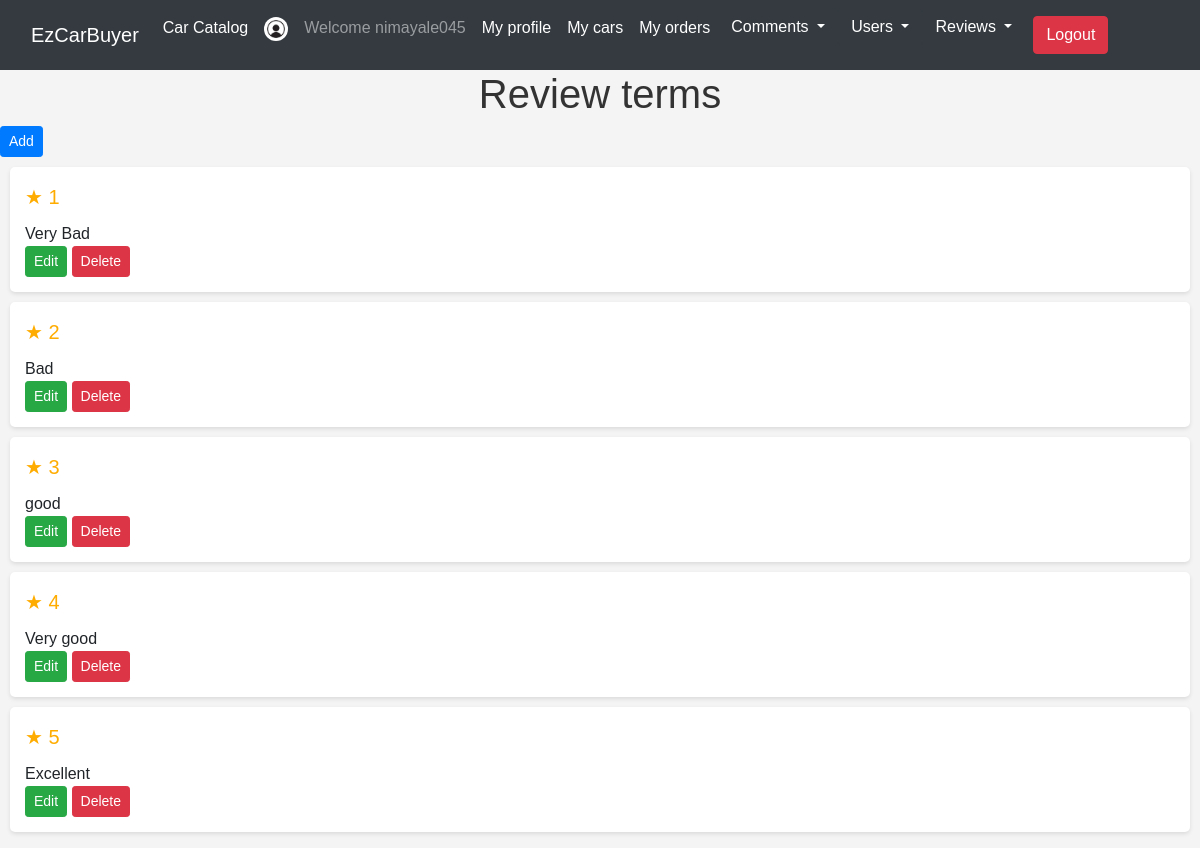
Page /review/index (signed in) on the committed database.
### tables this page shows
CREATE TABLE `review` (
  `id` int(11) NOT NULL,
  `stars` int(2) NOT NULL,
  `term` varchar(50) NOT NULL
);

### Model/Review.php (called while the page is built, shortened)
<?php
class Review extends Model{
public function view(){
    $sql = "SELECT * FROM review ORDER BY stars asc";
    $stmt = self::$_conn->prepare($sql);
    $stmt->execute([]);
    $stmt->setFetchMode(PDO::FETCH_CLASS,'Review');
    return $stmt->fetchAll();
}
}
?>

### dbConn.php (called while the page is built)
<?php
class Model{
    protected static $_conn = null;
    public function __construct(){
        if(self::$_conn == null){
            $host = 'localhost';
            $dbname = 'db_project';
            $user = 'root';
            $password = '';
            self::$_conn = new PDO("mysql:host=$host;dbname=$dbname",$user,$password);
        }
    }
}
?>

### View/review/index.php (the view, shortened to what this page needs)
<!DOCTYPE html>
<html lang="en">
<head>
    <?php
        include 'View/includes/style.php';
    ?>
</head>
<body>
<?php
include 'View/includes/header.php';
?>
    <h1>Review terms</h1>
    <?php
    if(isset($_SESSION['username']) && $_SESSION['right'] == "Admin"){
        ?><a href="/review/insert" class="btn btn-primary btn-sm">Add</a><?php
    }
    ?>
    <div class="list">
    <ul>
        <?php foreach ($data['review'] as $rev): ?>
            <li>
                <p class="stars">&#9733; <?=$rev->stars?></p>
                <p><?=$rev->term?></p>
                <?php
                if(isset($_SESSION['username']) && $_SESSION['right'] == "Admin"){
                ?>
                <form method="post">
                    <a href="/review/edit/<?=$rev->id?>" class="btn btn-success btn-sm">Edit</a>
                    <input type="submit" class="btn btn-danger btn-sm" name="delete" value="Delete">
                </form>
                <?php
                }
                ?>
            </li>
        <?php endforeach; ?>
    </ul>
    </div>
</body>
</html>

### View/review/index.php (style rules this page uses)
body { font-family: 'Arial', sans-serif; padding: 0; background-color: #f4f4f4; }
h1 { text-align: center; color: #333; }
ul { list-style: none; padding: 0; }
.list li { background-color: #fff; margin: 10px; padding: 15px; border-radius: 5px; box-shadow: 0 2px 4px rgba(0, 0, 0, 0.1); }
p { margin: 0; }
.stars { font-size: 20px; color: #ffac00; margin-bottom: 10px; }

### rows in the picture
review: stars "1", term "Very Bad"
review: stars "2", term "Bad"
review: stars "3", term "good"
review: stars "4", term "Very good"
review: stars "5", term "Excellent"

### other values in the picture
$_SESSION['username'] "nimayale045"
